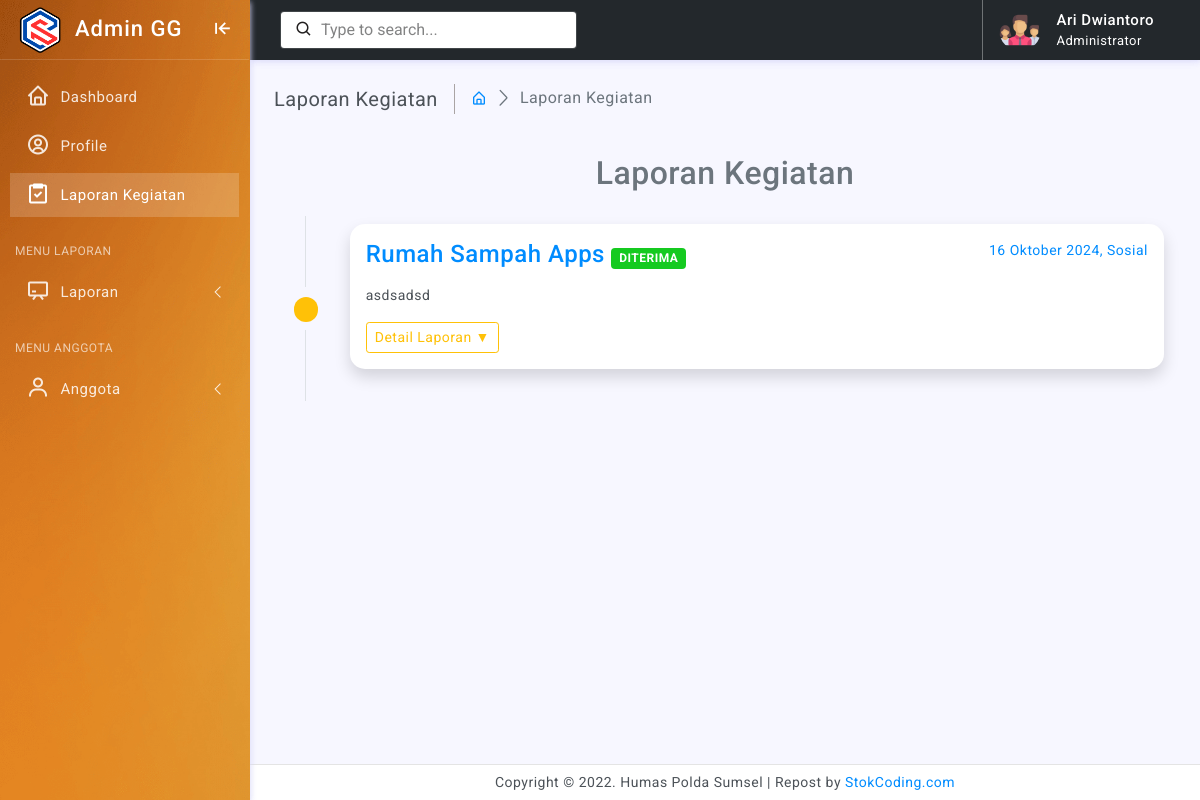
/admin/index.php?page=laporan_kegiatan (signed in), run on the app's committed database.
### tables this page shows
CREATE TABLE `laporan_kegiatan` (
  `id_laporan` int(11) NOT NULL,
  `judul_laporan` varchar(255) DEFAULT NULL,
  `id_jenis_laporan` int(11) DEFAULT NULL,
  `lokasi` varchar(255) DEFAULT NULL,
  `tgl` date DEFAULT NULL,
  `isi` text DEFAULT NULL,
  `created_by` text DEFAULT NULL,
  `created_at` date DEFAULT NULL,
  `status` varchar(20) DEFAULT NULL
);

CREATE TABLE `jenis_laporan` (
  `id_jenis_laporan` int(11) NOT NULL,
  `judul` varchar(100) NOT NULL,
  `created_by` varchar(100) NOT NULL,
  `created_at` text DEFAULT NULL
);

### admin/laporan_kegiatan.php (the view, shortened to what this page needs)
<div class="page-breadcrumb d-none d-sm-flex align-items-center mb-3">
    <div class="breadcrumb-title pe-3">Laporan Kegiatan</div>
    <div class="ps-3">
        <nav aria-label="breadcrumb">
            <ol class="breadcrumb mb-0 p-0">
                <li class="breadcrumb-item"><a href="index.php?page=dashboard"><i class="bx bx-home-alt"></i></a>
                </li>
                <li class="breadcrumb-item active" aria-current="page">Laporan Kegiatan</li>
            </ol>
        </nav>
    </div>
</div>
<?php
 include "../conn/conn.php";
?>
<div class="">
    <div class="">
        <div class="container py-2">
            <h2 class="font-weight-light text-center text-muted py-3">Laporan Kegiatan</h2>
            <?php
            function tgl_indo($tanggal){
                $bulan = array (
                    1 =>   'Januari',
                    'Februari',
                    'Maret',
                    'April',
                    'Mei',
                    'Juni',
                    'Juli',
                    'Agustus',
                    'September',
                    'Oktober',
                    'November',
                    'Desember'
                );
                $pecahkan = explode('-', $tanggal);
                return $pecahkan[2] . ' ' . $bulan[ (int)$pecahkan[1] ] . ' ' . $pecahkan[0];
            }
              $query = mysqli_query($conn, "SELECT * FROM laporan_kegiatan as a JOIN staff as b ON b.id_staff = a.created_by JOIN jenis_laporan as c ON c.id_jenis_laporan = a.id_jenis_laporan WHERE a.status='PENDING' OR a.status='DITERIMA' ORDER BY a.id_laporan DESC");
              while ($data = mysqli_fetch_array($query)) { ?>
                <div class="row">
                <div class="col-auto text-center flex-column d-none d-sm-flex">
                    <div class="row h-50">
                        <div class="col border-end">&nbsp;</div>
                        <div class="col">&nbsp;</div>
                    </div>
                    <h5 class="m-2">
                        <span class="badge rounded-pill bg-warning">&nbsp;</span>
                    </h5>
                    <div class="row h-50">
                        <div class="col border-end">&nbsp;</div>
                        <div class="col">&nbsp;</div>
                    </div>
                </div>
                <div class="col py-2">
                    <div class="card border-primary shadow radius-15">
                        <div class="card-body">
                            <div class="float-end text-primary"><?= tgl_indo(date('Y-m-d', strtotime($data['tgl']))).', '.$data['judul']?></div>
                            <h4 class="card-title text-primary"><?= ucwords($data['judul_laporan']) ?> <span class="badge <?= $data['status']=="DITERIMA" ? ' bg-success' : ' bg-danger'?>" style="font-size:12px;"><?= $data['status'] ?></span></h4>
                            <p class="card-text"><?= $data['isi'] ?></p>
                            <button class="btn btn-sm btn-outline-warning" type="button" data-bs-target="#t2_details<?= $data['id_laporan']?>" data-bs-toggle="collapse">Detail Laporan ▼</button>
                        </div>
                    </div>
                </div>
            </div>
            <?php }
            ?>
    </div>
</div>

### admin/index.php (shortened to what this page needs)
<!doctype html>
<html lang="en" class="color-sidebar sidebarcolor7 color-header headercolor2">
<head>
	<link href="../assets/plugins/simplebar/css/simplebar.css" rel="stylesheet" />
	<link href="../assets/plugins/perfect-scrollbar/css/perfect-scrollbar.css" rel="stylesheet" />
	<link href="../assets/plugins/metismenu/css/metisMenu.min.css" rel="stylesheet" />
	<link href="../assets/plugins/datatable/css/dataTables.bootstrap5.min.css" rel="stylesheet" />
	<link href="../assets/plugins/fancy-file-uploader/fancy_fileupload.css" rel="stylesheet" />
	<link href="../assets/plugins/Drag-And-Drop/dist/imageuploadify.min.css" rel="stylesheet" />
	<link href="../assets/css/pace.min.css" rel="stylesheet" />
	<link href="../assets/css/bootstrap.min.css" rel="stylesheet">
	<link href="../assets/css/app.css" rel="stylesheet">
	<link href="../assets/css/icons.css" rel="stylesheet">
	<link rel="stylesheet" href="../assets/css/dark-theme.css" />
	<link rel="stylesheet" href="../assets/css/semi-dark.css" />
	<link rel="stylesheet" href="../assets/css/header-colors.css" />
</head>
<body>
	<div class="wrapper">
		<div class="sidebar-wrapper" data-simplebar="true">
			<div class="sidebar-header">
				<div>
					<img src="../assets/images/polda.png" width="50px" height="50px" alt="logo icon">
				</div>
				<div>
					<h4 class="logo-text">Admin GG</h4>
				</div>
				<div class="toggle-icon ms-auto"><i class='bx bx-arrow-to-left'></i>
				</div>
			</div>
			<ul class="metismenu" id="menu">
				<li>
					<a href="index.php?page=dashboard">
						<div class="parent-icon"><i class='bx bx-home'></i>
						</div>
						<div class="menu-title">Dashboard</div>
					</a>
				</li>
				<li>
					<a href="index.php?page=profile">
						<div class="parent-icon"><i class='bx bx-user-circle'></i>
						</div>
						<div class="menu-title">Profile</div>
					</a>
				</li>
				<li>
					<a href="index.php?page=laporan_kegiatan">
						<div class="parent-icon"><i class='bx bx-task'></i>
						</div>
						<div class="menu-title">Laporan Kegiatan</div>
					</a>
				</li>
				<li class="menu-label">Menu Laporan</li>
				<li>
					<a href="javascript:;" class="has-arrow">
						<div class="parent-icon"><i class='bx bx-chalkboard'></i>
						</div>
						<div class="menu-title">Laporan</div>
					</a>
				</li>
				<li class="menu-label">Menu Anggota</li>
				<li>
					<a href="javascript:;" class="has-arrow">
						<div class="parent-icon"><i class='bx bx-user'></i>
						</div>
						<div class="menu-title">Anggota</div>
					</a>
				</li>
			</ul>
		</div>
		<header>
			<div class="topbar d-flex align-items-center">
				<nav class="navbar navbar-expand">
					<div class="search-bar flex-grow-1">
						<div class="position-relative search-bar-box">
							<input type="text" class="form-control search-control" placeholder="Type to search..."> <span class="position-absolute top-50 search-show translate-middle-y"><i class='bx bx-search'></i></span>
						</div>
					</div>
					<div class="top-menu ms-auto">
						<ul class="navbar-nav align-items-center">
							<li class="nav-item dropdown dropdown-large">
								<a class="nav-link dropdown-toggle dropdown-toggle-nocaret position-relative" data-bs-toggle="dropdown" aria-expanded="false">
								</a>
							</li>
						</ul>
					</div>
					<div class="user-box dropdown">
						<a class="d-flex align-items-center nav-link dropdown-toggle dropdown-toggle-nocaret" href="#" role="button" data-bs-toggle="dropdown" aria-expanded="false">
							<img src="../assets/images/team.png" class="user-img" alt="user avatar">
							<div class="user-info ps-3">
								<p class="user-name mb-0"><?= ucwords($_SESSION['nama']); ?></p>
								<p class="designattion mb-0">Administrator</p>
							</div>
						</a>
					</div>
				</nav>
			</div>
		</header>
		<div class="page-wrapper">
			<div class="page-content">
				<?php
				if (isset($_GET['page'])) {
					$page = $_GET['page'];
					switch ($page) {
						case 'laporan_kegiatan':
							include "laporan_kegiatan.php";
							break;
					}
				} else {
					include "home.php";
				}
				?>
			</div>
		</div>
		<footer class="page-footer">
			<p class="mb-0">Copyright © 2022. Humas Polda Sumsel | Repost by <a href='https://stokcoding.com/' title='StokCoding.com' target='_blank'>StokCoding.com</a>
			</p>
		</footer>
	</div>
</body>
</html>

### assets/css/header-colors.css (style rules this page uses)
html.color-header .topbar .navbar-nav .nav-link { color: #fff }
html.color-header .search-bar input { color: #413f3f; background-color: #fff!important; border: 1px solid rgb(241 241 241 / 15%)!important; box-shadow: inset 0 1px 2px rgb(0 0 0 / 0%) }
html.color-header .search-bar input::placeholder { color: #08090a!important; opacity: .5!important }
html.color-header::placeholder { color: #08090a!important; opacity: .5!important }
html.color-header .search-show { color: #221f1f }
html.color-header .user-info .user-name { color: #fff }
html.color-header .user-info .designattion { color: #fff }
html.color-header .user-box { border-left: 1px solid rgb(255 255 255 / .35)!important }
html.headercolor2 .topbar { background: #23282c }
html.color-sidebar .sidebar-wrapper { background-color: #171717; border-right: 1px solid rgb(228 228 228 / 0%); }
html.color-sidebar .sidebar-header { background-color: transparent; border-right: 1px solid #e4e4e400; border-bottom: 1px solid rgb(255 255 255 / 15%); position: absolute; }
html.color-sidebar .menu-label { color: rgb(255 255 255 / 65%); }
html.color-sidebar .sidebar-wrapper .sidebar-header .logo-text { color: #ffffff; }
html.color-sidebar .sidebar-wrapper .sidebar-header .toggle-icon { color: #ffffff; }
html.color-sidebar .sidebar-wrapper .metismenu .mm-active>a, html.color-sidebar .sidebar-wrapper .metismenu a:active, html.color-sidebar .sidebar-wrapper .metismenu a:focus, html.color-sidebar .sidebar-wrapper .metismenu a:hover { color: #fff; text-decoration: none; background: rgb(255 255 255 / 18%); }
html.color-sidebar .sidebar-wrapper .metismenu a { color: rgb(255 255 255 / 85%); }
html.color-sidebar .sidebar-wrapper { background-size: 100% 100%; background-attachment: fixed; background-position: center; background-repeat: no-repeat; }
html.color-sidebar.sidebarcolor7 .sidebar-wrapper { background-image: url(../images/bg-themes/7.png); }

### data on the page
laporan_kegiatan: tgl "16 Oktober 2024", id_jenis_laporan.judul "Sosial", judul_laporan "Rumah Sampah Apps", status "DITERIMA", isi "asdsadsd"

### other printed values
$_SESSION['nama'] "Ari Dwiantoro"
